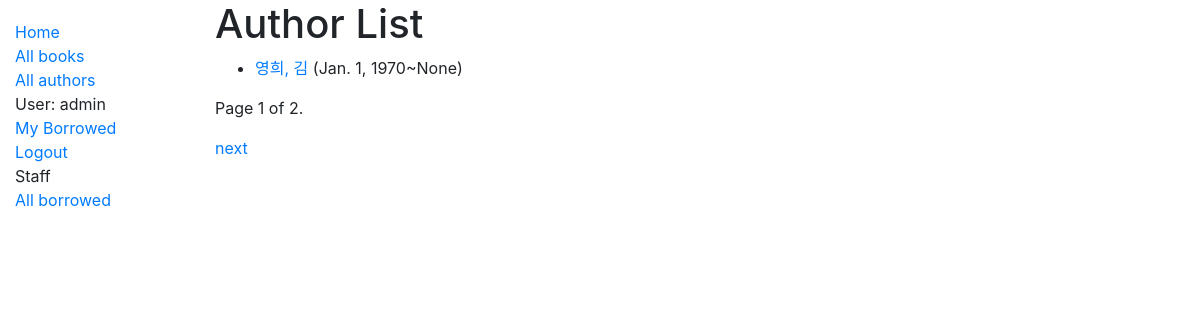
The app's page /catalog/authors/ (signed in) with its own data.
### catalog/models.py (models this page shows, shortened)
class Author(models.Model):
    first_name = models.CharField(max_length=100)
    last_name = models.CharField(max_length=100)
    date_of_birth = models.DateField(null=True, blank=True)
    date_of_death = models.DateField("Died", null=True, blank=True)
    class Meta:
        ordering = ["last_name", "first_name"]
    def get_absolute_url(self):
        return reverse("author-detail", args=[str(self.id)])

### catalog/views.py (the view)
# urls.py: path('authors/', views.AuthorListView.as_view(), name='authors'),
class AuthorListView(generic.ListView):
    model = Author
    paginate_by = 1

### catalog/templates/catalog/author_list.html
{% extends "base_generic.html" %}
{% block content %}
  <h1>Author List</h1>
  {% if author_list %}
  <ul>
    {% for author in author_list %}
      <li>
        <a href="{{ author.get_absolute_url }}">{{ author.first_name }}, {{ author.last_name }}</a> ({{author.date_of_birth}}~{{author.date_of_death}})
      </li>
    {% endfor %}
  </ul>
  {% else %}
    <p>There are no authors in the library.</p>
  {% endif %}
{% endblock %}

### catalog/templates/base_generic.html (shortened to what this page needs)
<!DOCTYPE html>
<html lang="en">
<head>
  <link rel="stylesheet" href="https://stackpath.bootstrapcdn.com/bootstrap/4.1.3/css/bootstrap.min.css"
>
  {% load static %}
  <link rel="stylesheet" href="{% static 'css/styles.css' %}">
</head>
<body>
  <div class="container-fluid">
    <div class="row">
      <div class="col-sm-2">
        {% block sidebar %}
        <ul class="sidebar-nav">
          <li><a href="{% url 'index' %}">Home</a></li>
          <li><a href="{% url 'books' %}">All books</a></li>
          <li><a href="{% url 'authors' %}">All authors</a></li>
          {% if user.is_authenticated %}
          <li>User: {{ user.get_username }}</li>
          <li><a href="{% url 'my-borrowed' %}">My Borrowed</a></li>
          <li><a href="{% url 'logout'%}?next={{request.path}}">Logout</a></li>
          {% else %}
          <li><a href="{% url 'login'%}?next={{request.path}}">Login</a></li>
          {% endif %}
          {% if perms.catalog.can_mark_returned %}
          <li>Staff</li>
          <li><a href="{% url 'all-borrowed' %}">All borrowed</a></li>
          {% endif %}
        </ul>
        {% endblock %}
      </div>
      <div class="col-sm-10 ">
        {% block content %}
        {% endblock %}
        {% block pagination %}
        {% if is_paginated %}
        <div class="pagination">
          <span class="page-links">
            <span class="page-current">
              <p>Page {{ page_obj.number }} of {{ page_obj.paginator.num_pages }}.</p>
            </span>
            {% if page_obj.has_next %}
            <a href="{{ request.path }}?page={{ page_obj.next_page_number }}">next</a>
            {% endif %}
          </span>
        </div>
        {% endif %}
        {% endblock %}
      </div>
    </div>
  </div>
</body>
</html>

### catalog/static/css/styles.css (style rules this page uses)
.sidebar-nav { margin-top: 20px; padding: 0; list-style: none; }

### records on screen
Author: first_name "영희", last_name "김", date_of_birth "Jan. 1, 1970", date_of_death "None"

### other values on screen
{{ user.get_username }} "admin"
{{ page_obj.number }} "1"
{{ page_obj.paginator.num_pages }} "2"
